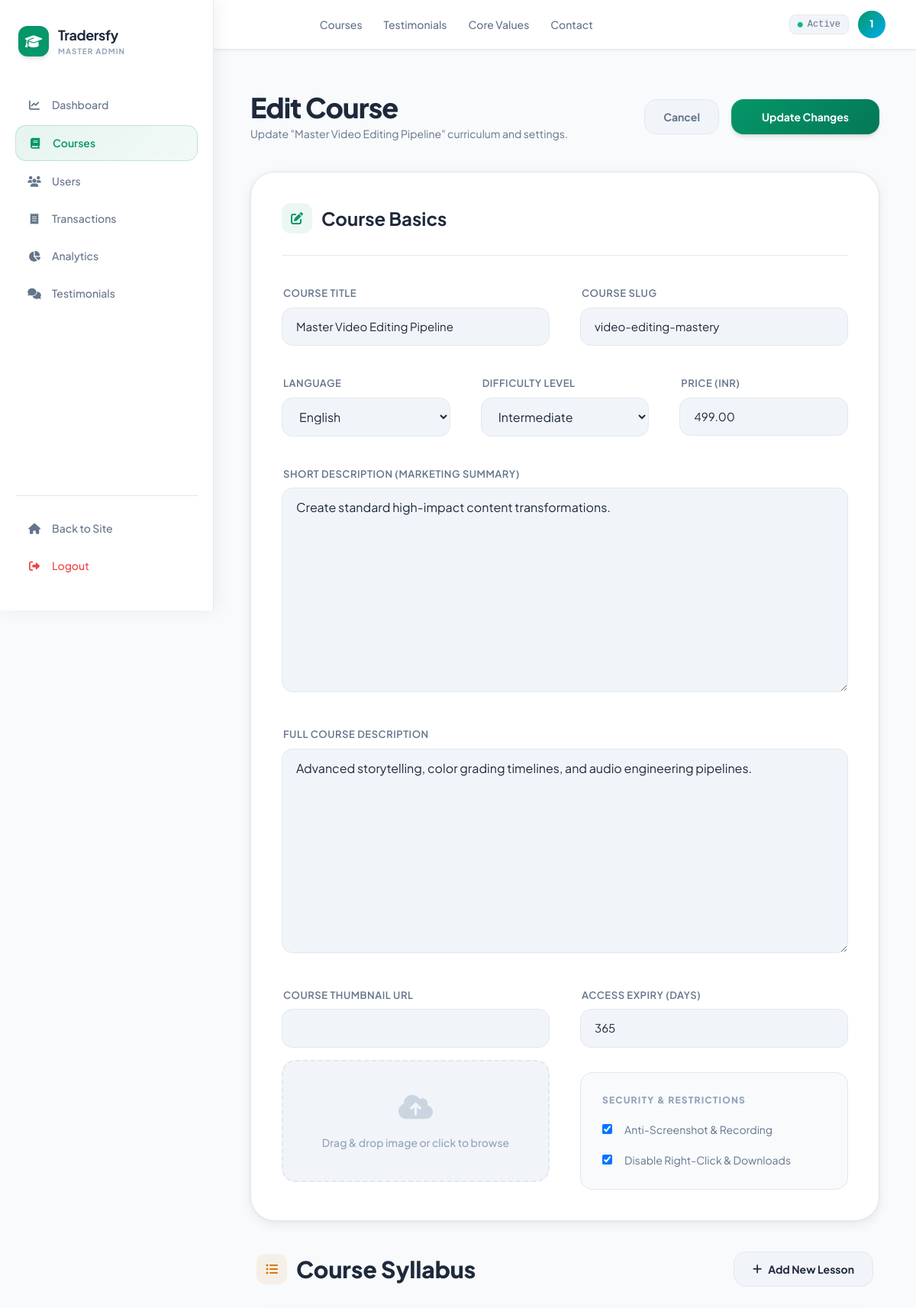
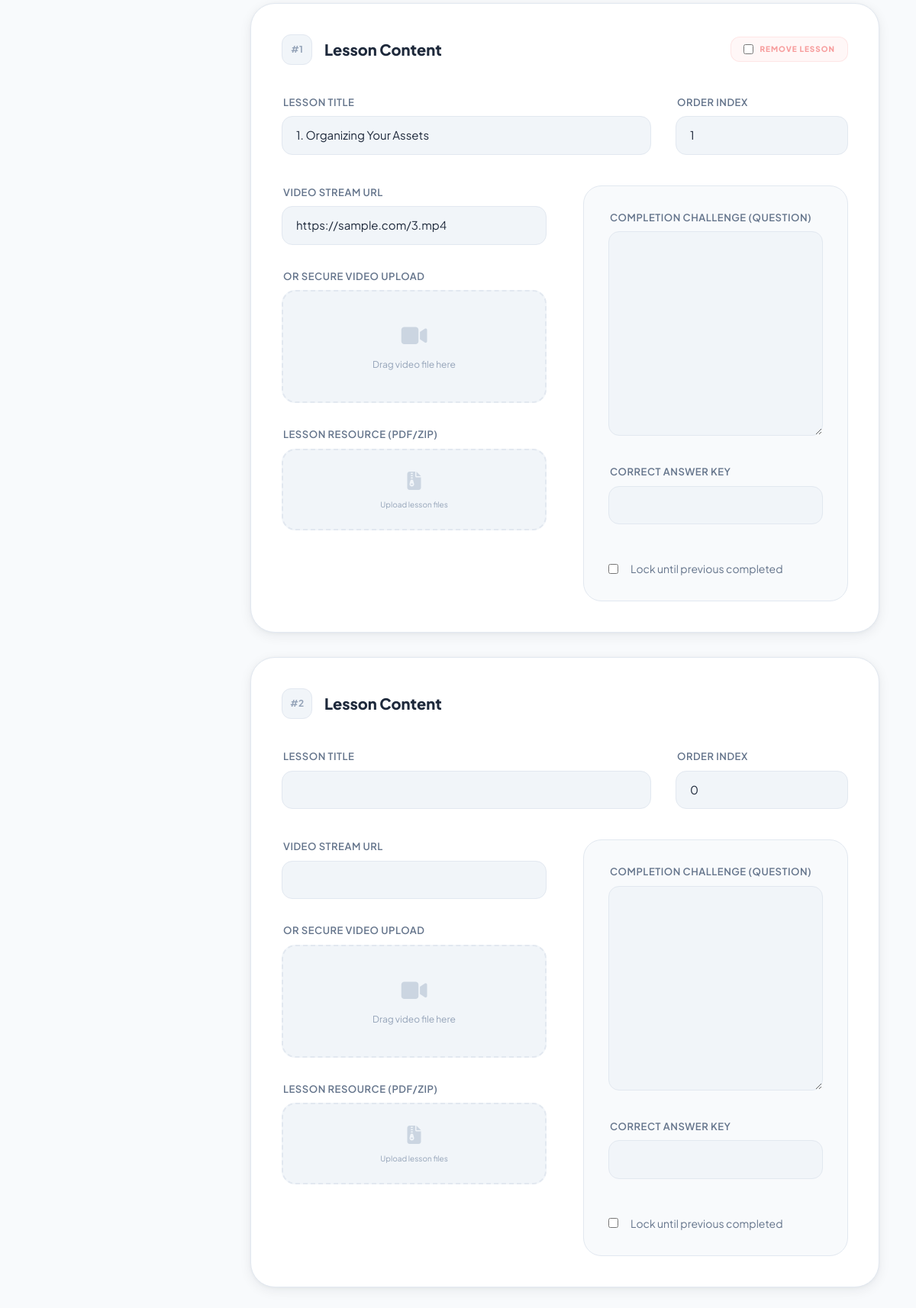
The page /master/edit-course/2/ (signed in) on the database its author committed (2 pictures, top to bottom).
### core/models.py (models this page shows, shortened)
class Course(models.Model):
    LANGUAGE_CHOICES = [
        ('Tamil', 'Tamil'),
        ('English', 'English'),
        ('Hindi', 'Hindi'),
        ('Kannada', 'Kannada'),
    ]
    LEVEL_CHOICES = [
        ('Beginner', 'Beginner'),
        ('Intermediate', 'Intermediate'),
        ('Advanced', 'Advanced'),
    ]
    title = models.CharField(max_length=255)
    slug = models.SlugField(unique=True)
    thumbnail_url = models.URLField(max_length=500, blank=True, null=True)
    category = models.CharField(max_length=100, default="Web Design")
    language = models.CharField(max_length=20, choices=LANGUAGE_CHOICES, default='Tamil')
    rating = models.DecimalField(max_digits=3, decimal_places=1, default=5.0)
    review_count = models.IntegerField(default=1000)
    level = models.CharField(max_length=20, choices=LEVEL_CHOICES, default='Beginner')
    duration_hours = models.IntegerField(default=2)
    duration_minutes = models.IntegerField(default=0)
    total_lessons = models.IntegerField(default=10)
    total_quizzes = models.IntegerField(default=10)
    price = models.DecimalField(max_digits=10, decimal_places=2, default=399.00)
    author_name = models.CharField(max_length=100, default="Kevin Marks")
    author_avatar_url = models.URLField(max_length=500, blank=True, null=True)
    short_description = models.TextField(blank=True)
    description = models.TextField(blank=True)
    is_published = models.BooleanField(default=True)
    created_at = models.DateTimeField(default=timezone.now)
    updated_at = models.DateTimeField(auto_now=True)
    expiry_duration_days = models.PositiveIntegerField(default=365, help_text="Duration in days for course access after enrollment")
    prevent_screenshots = models.BooleanField(default=True, help_text="Attempt to block screenshots and screen recording")
    restrict_downloads = models.BooleanField(default=True, help_text="Disable right-click and common download methods")
    class Meta:
        verbose_name_plural = "Courses"
        ordering = ['-created_at']

### core/admin_views.py (the view)
# urls.py: path('master/edit-course/<int:course_id>/', admin_edit_course, name='admin_edit_course'),
@login_required
def admin_edit_course(request, course_id):
    if not is_master_admin(request.user):
        return redirect('home')
    course = get_object_or_404(Course, id=course_id)
    if request.method == 'POST':
        form = CourseForm(request.POST, instance=course)
        formset = LessonFormSet(request.POST, request.FILES, instance=course)
        if form.is_valid() and formset.is_valid():
            course = form.save(commit=False)
            course.slug = slugify(course.title)
            course.save()
            formset.instance = course
            formset.save()
            messages.success(request, "Course updated successfully!")
            return redirect('admin_courses')
        else:
            messages.error(request, "Please correct the errors below.")
    else:
        form = CourseForm(instance=course)
        formset = LessonFormSet(instance=course)
    context = {
        'course': course,
        'form': form,
        'formset': formset,
    }
    return render(request, 'core/admin/edit_course.html', context)

### core/templates/core/admin/edit_course.html (shortened to what this page needs)
{% extends 'core/admin/admin_base.html' %}
{% load static %}
{% block admin_content %}
<div class="flex items-center justify-between mb-10">
    <div>
        <h1 class="text-4xl font-black tracking-tight" style="color:#1e293b;">Edit Course</h1>
        <p class="text-sm mt-1" style="color:#64748b;">Update "{{ course.title }}" curriculum and settings.</p>
    </div>
    <div class="flex gap-4">
        <a href="{% url 'admin_courses' %}"
           class="px-6 py-3 rounded-2xl font-bold text-sm transition"
           style="background:#f1f5f9; color:#64748b; border:1px solid #e2e8f0;"
           onmouseover="this.style.background='#e2e8f0'; this.style.color='#1e293b';"
           onmouseout="this.style.background='#f1f5f9'; this.style.color='#64748b';">Cancel</a>
        <button type="submit" form="course-form" class="btn-primary font-bold px-10 py-3 rounded-2xl text-sm shadow-md">
            Update Changes
        </button>
    </div>
</div>
<form id="course-form" method="post" enctype="multipart/form-data" class="space-y-10">
    <div class="glass p-10 rounded-[2rem] space-y-10">
        <div class="flex items-center gap-3 pb-7" style="border-bottom:1px solid #e2e8f0;">
            <div class="w-10 h-10 rounded-xl flex items-center justify-center" style="background:rgba(5,150,105,0.08);">
                <i class="fa-solid fa-pen-to-square" style="color:#059669;"></i>
            </div>
            <h2 class="text-2xl font-bold" style="color:#1e293b;">Course Basics</h2>
        </div>
        <div class="grid grid-cols-1 md:grid-cols-2 gap-10">
            <div class="form-group">
                <label>Course Title</label>
                {{ form.title }}
            </div>
            <div class="form-group">
                <label>Course Slug</label>
                {{ form.slug }}
            </div>
        </div>
        <div class="grid grid-cols-1 md:grid-cols-3 gap-10">
            <div class="form-group"><label>Language</label>{{ form.language }}</div>
            <div class="form-group"><label>Difficulty Level</label>{{ form.level }}</div>
            <div class="form-group"><label>Price (INR)</label>{{ form.price }}</div>
        </div>
        <div class="form-group">
            <label>Short Description (Marketing Summary)</label>
            {{ form.short_description }}
        </div>
        <div class="form-group">
            <label>Full Course Description</label>
            {{ form.description }}
        </div>
        <div class="grid grid-cols-1 md:grid-cols-2 gap-10">
            <div class="form-group">
                <label>Course Thumbnail URL</label>
                {{ form.thumbnail_url }}
                <div class="mt-4 drop-zone">
                    <i class="fa-solid fa-cloud-arrow-up text-4xl mb-4" style="color:#cbd5e1;"></i>
                    <p class="text-sm font-medium" style="color:#94a3b8;">Drag &amp; drop image or click to browse</p>
                </div>
            </div>
            <div class="space-y-8">
                <div class="form-group">
                    <label>Access Expiry (Days)</label>
                    {{ form.expiry_duration_days }}
                </div>
                <div class="p-7 rounded-2xl space-y-5" style="background:#f8fafc; border:1px solid #e2e8f0;">
                    <h3 class="text-xs font-black uppercase tracking-widest" style="color:#94a3b8;">Security &amp; Restrictions</h3>
                    <label class="flex items-center gap-4 cursor-pointer group">
                        <div class="relative flex items-center">{{ form.prevent_screenshots }}</div>
                        <span class="text-sm transition group-hover:text-emerald-600" style="color:#64748b;">Anti-Screenshot &amp; Recording</span>
                    </label>
                    <label class="flex items-center gap-4 cursor-pointer group">
                        <div class="relative flex items-center">{{ form.restrict_downloads }}</div>
                        <span class="text-sm transition group-hover:text-emerald-600" style="color:#64748b;">Disable Right-Click &amp; Downloads</span>
                    </label>
                </div>
            </div>
        </div>
    </div>
    <div class="space-y-8">
        <div class="flex items-center justify-between px-2">
            <div class="flex items-center gap-3">
                <div class="w-10 h-10 rounded-xl flex items-center justify-center" style="background:rgba(217,119,6,0.08);">
                    <i class="fa-solid fa-list-ul" style="color:#d97706;"></i>
                </div>
                <h2 class="text-3xl font-black" style="color:#1e293b;">Course Syllabus</h2>
            </div>
            <button type="button" id="add-lesson-button"
                    class="px-6 py-3 rounded-2xl font-bold text-sm flex items-center gap-2 transition"
                    style="background:#f1f5f9; border:1px solid #e2e8f0; color:#1e293b;"
                    onmouseover="this.style.background='#e2e8f0';" onmouseout="this.style.background='#f1f5f9';">
                <i class="fa-solid fa-plus"></i> Add New Lesson
            </button>
        </div>
        <div id="lesson-formset-container" class="space-y-8">
            {% for lesson_form in formset %}
            <div class="lesson-form glass p-10 rounded-[2rem] relative group transition-all" style="border-color:#e2e8f0;">
                <div class="flex items-center justify-between mb-10">
                    <h3 class="text-xl font-black flex items-center gap-4" style="color:#1e293b;">
                        <span class="w-10 h-10 rounded-xl flex items-center justify-center text-xs font-bold"
                              style="background:#f1f5f9; color:#94a3b8; border:1px solid #e2e8f0;">#{{ forloop.counter }}</span>
                        Lesson Content
                    </h3>
                    {% if lesson_form.instance.pk %}
                    <div class="flex items-center gap-4 px-4 py-2 rounded-xl" style="background:rgba(239,68,68,0.04); border:1px solid rgba(239,68,68,0.1);">
                        <label class="flex items-center gap-2 cursor-pointer text-[10px] font-black uppercase tracking-widest transition hover:text-red-500" style="color:rgba(239,68,68,0.5);">
                            {{ lesson_form.DELETE }}
                            <span>Remove Lesson</span>
                        </label>
                    </div>
                    {% endif %}
                </div>
                <div class="grid grid-cols-1 md:grid-cols-3 gap-8 mb-10">
                    <div class="md:col-span-2 form-group"><label>Lesson Title</label>{{ lesson_form.title }}</div>
                    <div class="form-group"><label>Order Index</label>{{ lesson_form.order }}</div>
                </div>
                <div class="grid grid-cols-1 md:grid-cols-2 gap-12">
                    <div class="space-y-8">
                        <div class="form-group"><label>Video Stream URL</label>{{ lesson_form.video_url }}</div>
                        <div class="form-group">
                            <label>Or Secure Video Upload</label>
                            <div class="drop-zone">
                                <i class="fa-solid fa-video text-3xl mb-3" style="color:#cbd5e1;"></i>
                                <p class="text-xs" style="color:#94a3b8;">Drag video file here</p>
                            </div>
                        </div>
                        <div class="form-group">
                            <label>Lesson Resource (PDF/ZIP)</label>
                            <div class="drop-zone p-6">
                                <i class="fa-solid fa-file-zipper text-2xl mb-2" style="color:#cbd5e1;"></i>
                                <p class="text-[10px]" style="color:#94a3b8;">Upload lesson files</p>
                            </div>
                        </div>
                    </div>
                    <div class="p-8 rounded-3xl space-y-8" style="background:#f8fafc; border:1px solid #e2e8f0;">
                        <div class="form-group"><label>Completion Challenge (Question)</label>{{ lesson_form.question_text }}</div>
                        <div class="form-group"><label>Correct Answer Key</label>{{ lesson_form.correct_answer }}</div>
                        <div class="pt-4">
                            <label class="flex items-center gap-4 cursor-pointer group">
                                {{ lesson_form.is_locked }}
                                <span class="text-sm transition group-hover:text-emerald-600" style="color:#64748b;">Lock until previous completed</span>
                            </label>
                        </div>
                    </div>
                </div>
            </div>
            {% endfor %}
        </div>
    </div>
</form>
{% endblock %}

### core/templates/core/base.html (shortened to what this page needs)
<!DOCTYPE html>
<html lang="en">
<head>
    <script src="https://cdn.tailwindcss.com"></script>
    <link rel="stylesheet" href="https://cdnjs.cloudflare.com/ajax/libs/font-awesome/6.4.0/css/all.min.css">
</head>
<body class="antialiased">
    {% block show_navbar %}
    <nav class="site-nav">
        <div class="max-w-7xl mx-auto px-6 md:px-10 flex items-center justify-between h-16">
            <a href="{% url 'home' %}" class="flex items-center gap-2.5 flex-shrink-0">
                <div class="bg-emerald-600 w-8 h-8 rounded-lg flex items-center justify-center shadow-sm">
                </div>
                <span class="text-lg font-black tracking-tight" style="color:#1e293b;">
                    Traders<span class="text-emerald-600">fy</span>
                </span>
            </a>
            <div class="hidden md:flex items-center gap-7">
                <a href="{% url 'course_catalog' %}"
                   class="text-sm font-medium transition hover:text-emerald-600" style="color:#64748b;">Courses</a>
                <a href="{% url 'home' %}#testimonials"
                   class="text-sm font-medium transition hover:text-emerald-600" style="color:#64748b;">Testimonials</a>
                <a href="{% url 'home' %}#values"
                   class="text-sm font-medium transition hover:text-emerald-600" style="color:#64748b;">Core Values</a>
                <a href="{% url 'home' %}#contact"
                   class="text-sm font-medium transition hover:text-emerald-600" style="color:#64748b;">Contact</a>
            </div>
            <div class="flex items-center gap-3">
                {% if user.is_authenticated %}
                    <span class="hidden sm:flex text-xs border rounded-lg font-mono px-2.5 py-1 items-center gap-1.5"
                          style="background:#f1f5f9; border-color:#e2e8f0; color:#64748b;">
                        <i class="fa-solid fa-circle text-emerald-500 text-[7px]"></i>Active
                    </span>
                    <div class="relative" id="avatarWrap">
                        <button class="avatar-btn" id="avatarBtn"
                                onclick="toggleDropdown()"
                                aria-haspopup="true" aria-expanded="false"
                                aria-label="Open profile menu">
                            {{ user.username|first|upper }}
                        </button>
                    </div>
                {% endif %}
            </div>
        </div>
    </nav>
    {% endblock %}
    {% block content %}{% endblock %}
</body>
</html>

### rows shown on the page
Course: title "Master Video Editing Pipeline", slug "video-editing-mastery", language "English", level "Intermediate", price "499.00", short_description "Create standard high-impact content transformations.", description "Advanced storytelling, color grading timelines, and audio engineering pipelines.", expiry_duration_days "365", prevent_screenshots "☑", restrict_downloads "☑"

### other values the page prints
{{ user.username|first|upper }} "1"
